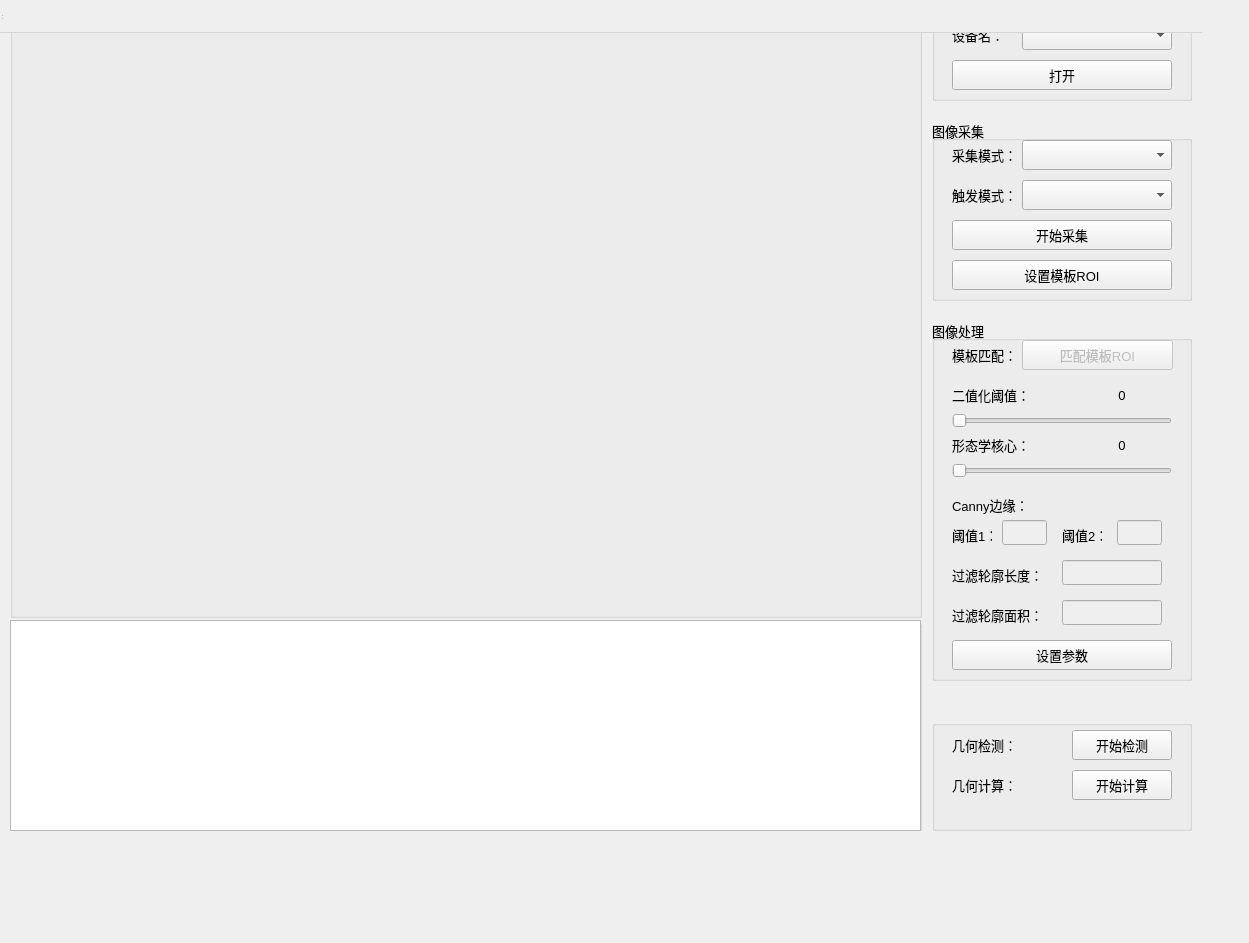
<?xml version="1.0" encoding="UTF-8"?>
<ui version="4.0">
 <class>IndustryCheck</class>
 <widget class="QWidget" name="IndustryCheck">
  <property name="geometry">
   <rect>
    <x>0</x>
    <y>0</y>
    <width>1249</width>
    <height>943</height>
   </rect>
  </property>
  <property name="font">
   <font>
    <pointsize>10</pointsize>
   </font>
  </property>
  <property name="windowTitle">
   <string>IndustryCheck</string>
  </property>
  <widget class="QWidget" name="centralwidget" native="true">
   <property name="geometry">
    <rect>
     <x>0</x>
     <y>0</y>
     <width>1241</width>
     <height>941</height>
    </rect>
   </property>
   <widget class="QGroupBox" name="groupBox_0">
    <property name="geometry">
     <rect>
      <x>932</x>
      <y>10</y>
      <width>260</width>
      <height>91</height>
     </rect>
    </property>
    <property name="title">
     <string/>
    </property>
    <widget class="QPushButton" name="connectDeviceBtn">
     <property name="geometry">
      <rect>
       <x>20</x>
       <y>50</y>
       <width>220</width>
       <height>30</height>
      </rect>
     </property>
     <property name="font">
      <font>
       <pointsize>10</pointsize>
      </font>
     </property>
     <property name="text">
      <string>打开</string>
     </property>
    </widget>
    <widget class="QLabel" name="deviceNameLabel">
     <property name="geometry">
      <rect>
       <x>20</x>
       <y>10</y>
       <width>80</width>
       <height>30</height>
      </rect>
     </property>
     <property name="font">
      <font>
       <pointsize>10</pointsize>
      </font>
     </property>
     <property name="text">
      <string>设备名：</string>
     </property>
    </widget>
    <widget class="QComboBox" name="deviceComboBox">
     <property name="geometry">
      <rect>
       <x>90</x>
       <y>10</y>
       <width>150</width>
       <height>30</height>
      </rect>
     </property>
    </widget>
   </widget>
   <widget class="QGroupBox" name="groupBox_1">
    <property name="geometry">
     <rect>
      <x>10</x>
      <y>10</y>
      <width>912</width>
      <height>608</height>
     </rect>
    </property>
    <property name="title">
     <string/>
    </property>
    <widget class="QLabel" name="label">
     <property name="geometry">
      <rect>
       <x>0</x>
       <y>0</y>
       <width>912</width>
       <height>608</height>
      </rect>
     </property>
     <property name="text">
      <string/>
     </property>
    </widget>
   </widget>
   <widget class="QGroupBox" name="groupBox_2">
    <property name="geometry">
     <rect>
      <x>10</x>
      <y>620</y>
      <width>912</width>
      <height>211</height>
     </rect>
    </property>
    <property name="title">
     <string/>
    </property>
    <widget class="QTextBrowser" name="textBrowser">
     <property name="geometry">
      <rect>
       <x>0</x>
       <y>0</y>
       <width>911</width>
       <height>211</height>
      </rect>
     </property>
    </widget>
   </widget>
   <widget class="QGroupBox" name="groupBox_3">
    <property name="geometry">
     <rect>
      <x>932</x>
      <y>120</y>
      <width>260</width>
      <height>181</height>
     </rect>
    </property>
    <property name="font">
     <font>
      <pointsize>10</pointsize>
     </font>
    </property>
    <property name="title">
     <string>图像采集</string>
    </property>
    <widget class="QLabel" name="captureModelabel">
     <property name="geometry">
      <rect>
       <x>20</x>
       <y>20</y>
       <width>80</width>
       <height>30</height>
      </rect>
     </property>
     <property name="text">
      <string>采集模式：</string>
     </property>
    </widget>
    <widget class="QComboBox" name="captureModecomboBox">
     <property name="geometry">
      <rect>
       <x>90</x>
       <y>20</y>
       <width>150</width>
       <height>30</height>
      </rect>
     </property>
    </widget>
    <widget class="QLabel" name="triggerModelabel">
     <property name="geometry">
      <rect>
       <x>20</x>
       <y>60</y>
       <width>80</width>
       <height>30</height>
      </rect>
     </property>
     <property name="text">
      <string>触发模式：</string>
     </property>
    </widget>
    <widget class="QComboBox" name="triggerModecomboBox">
     <property name="geometry">
      <rect>
       <x>90</x>
       <y>60</y>
       <width>150</width>
       <height>30</height>
      </rect>
     </property>
    </widget>
    <widget class="QPushButton" name="captureStateBtn">
     <property name="geometry">
      <rect>
       <x>20</x>
       <y>100</y>
       <width>220</width>
       <height>30</height>
      </rect>
     </property>
     <property name="font">
      <font>
       <pointsize>10</pointsize>
      </font>
     </property>
     <property name="text">
      <string>开始采集</string>
     </property>
    </widget>
    <widget class="QPushButton" name="settempRoiBtn">
     <property name="geometry">
      <rect>
       <x>20</x>
       <y>140</y>
       <width>220</width>
       <height>30</height>
      </rect>
     </property>
     <property name="font">
      <font>
       <pointsize>10</pointsize>
      </font>
     </property>
     <property name="text">
      <string>设置模板ROI</string>
     </property>
    </widget>
   </widget>
   <widget class="QGroupBox" name="groupBox_4">
    <property name="geometry">
     <rect>
      <x>932</x>
      <y>320</y>
      <width>260</width>
      <height>361</height>
     </rect>
    </property>
    <property name="title">
     <string>图像处理</string>
    </property>
    <widget class="QLabel" name="binarizationThreshold">
     <property name="geometry">
      <rect>
       <x>20</x>
       <y>60</y>
       <width>80</width>
       <height>30</height>
      </rect>
     </property>
     <property name="text">
      <string>二值化阈值：</string>
     </property>
    </widget>
    <widget class="QSlider" name="binarizationSlider">
     <property name="enabled">
      <bool>false</bool>
     </property>
     <property name="geometry">
      <rect>
       <x>20</x>
       <y>90</y>
       <width>220</width>
       <height>22</height>
      </rect>
     </property>
     <property name="maximum">
      <number>255</number>
     </property>
     <property name="orientation">
      <enum>Qt::Orientation::Horizontal</enum>
     </property>
    </widget>
    <widget class="QLabel" name="binarizationthresholdNum">
     <property name="geometry">
      <rect>
       <x>140</x>
       <y>60</y>
       <width>100</width>
       <height>30</height>
      </rect>
     </property>
     <property name="text">
      <string>0</string>
     </property>
     <property name="alignment">
      <set>Qt::AlignmentFlag::AlignCenter</set>
     </property>
    </widget>
    <widget class="QLabel" name="morphkernal">
     <property name="geometry">
      <rect>
       <x>20</x>
       <y>110</y>
       <width>80</width>
       <height>30</height>
      </rect>
     </property>
     <property name="text">
      <string>形态学核心：</string>
     </property>
    </widget>
    <widget class="QLabel" name="morphkernalNum">
     <property name="geometry">
      <rect>
       <x>140</x>
       <y>110</y>
       <width>100</width>
       <height>30</height>
      </rect>
     </property>
     <property name="text">
      <string>0</string>
     </property>
     <property name="alignment">
      <set>Qt::AlignmentFlag::AlignCenter</set>
     </property>
    </widget>
    <widget class="QSlider" name="morphkernalSlider">
     <property name="enabled">
      <bool>false</bool>
     </property>
     <property name="geometry">
      <rect>
       <x>20</x>
       <y>140</y>
       <width>220</width>
       <height>22</height>
      </rect>
     </property>
     <property name="maximum">
      <number>30</number>
     </property>
     <property name="orientation">
      <enum>Qt::Orientation::Horizontal</enum>
     </property>
    </widget>
    <widget class="QLabel" name="canny">
     <property name="geometry">
      <rect>
       <x>20</x>
       <y>170</y>
       <width>80</width>
       <height>30</height>
      </rect>
     </property>
     <property name="text">
      <string>Canny边缘：</string>
     </property>
    </widget>
    <widget class="QLineEdit" name="cannyEditNum1">
     <property name="enabled">
      <bool>false</bool>
     </property>
     <property name="geometry">
      <rect>
       <x>70</x>
       <y>200</y>
       <width>45</width>
       <height>25</height>
      </rect>
     </property>
     <property name="alignment">
      <set>Qt::AlignmentFlag::AlignCenter</set>
     </property>
    </widget>
    <widget class="QLabel" name="cannyNum1">
     <property name="geometry">
      <rect>
       <x>20</x>
       <y>200</y>
       <width>40</width>
       <height>30</height>
      </rect>
     </property>
     <property name="text">
      <string>阈值1：</string>
     </property>
    </widget>
    <widget class="QLabel" name="cannyNum2">
     <property name="geometry">
      <rect>
       <x>130</x>
       <y>200</y>
       <width>40</width>
       <height>30</height>
      </rect>
     </property>
     <property name="text">
      <string>阈值2：</string>
     </property>
    </widget>
    <widget class="QLineEdit" name="cannyEditNum2">
     <property name="enabled">
      <bool>false</bool>
     </property>
     <property name="geometry">
      <rect>
       <x>185</x>
       <y>200</y>
       <width>45</width>
       <height>25</height>
      </rect>
     </property>
     <property name="alignment">
      <set>Qt::AlignmentFlag::AlignCenter</set>
     </property>
    </widget>
    <widget class="QLabel" name="contoursArea">
     <property name="geometry">
      <rect>
       <x>20</x>
       <y>280</y>
       <width>91</width>
       <height>30</height>
      </rect>
     </property>
     <property name="text">
      <string>过滤轮廓面积：</string>
     </property>
    </widget>
    <widget class="QLineEdit" name="contoursAreaEdit">
     <property name="enabled">
      <bool>false</bool>
     </property>
     <property name="geometry">
      <rect>
       <x>130</x>
       <y>280</y>
       <width>100</width>
       <height>25</height>
      </rect>
     </property>
     <property name="alignment">
      <set>Qt::AlignmentFlag::AlignCenter</set>
     </property>
    </widget>
    <widget class="QPushButton" name="saveParameterBtn">
     <property name="geometry">
      <rect>
       <x>20</x>
       <y>320</y>
       <width>220</width>
       <height>30</height>
      </rect>
     </property>
     <property name="font">
      <font>
       <pointsize>10</pointsize>
      </font>
     </property>
     <property name="text">
      <string>设置参数</string>
     </property>
    </widget>
    <widget class="QLabel" name="contoursLength">
     <property name="geometry">
      <rect>
       <x>20</x>
       <y>240</y>
       <width>91</width>
       <height>30</height>
      </rect>
     </property>
     <property name="text">
      <string>过滤轮廓长度：</string>
     </property>
    </widget>
    <widget class="QLineEdit" name="contoursLengthEdit">
     <property name="enabled">
      <bool>false</bool>
     </property>
     <property name="geometry">
      <rect>
       <x>130</x>
       <y>240</y>
       <width>100</width>
       <height>25</height>
      </rect>
     </property>
     <property name="alignment">
      <set>Qt::AlignmentFlag::AlignCenter</set>
     </property>
    </widget>
    <widget class="QLabel" name="tempMatch">
     <property name="geometry">
      <rect>
       <x>20</x>
       <y>20</y>
       <width>80</width>
       <height>30</height>
      </rect>
     </property>
     <property name="text">
      <string>模板匹配：</string>
     </property>
    </widget>
    <widget class="QPushButton" name="tempMatchRoi">
     <property name="enabled">
      <bool>false</bool>
     </property>
     <property name="geometry">
      <rect>
       <x>90</x>
       <y>20</y>
       <width>151</width>
       <height>30</height>
      </rect>
     </property>
     <property name="font">
      <font>
       <pointsize>10</pointsize>
      </font>
     </property>
     <property name="text">
      <string>匹配模板ROI</string>
     </property>
    </widget>
   </widget>
   <widget class="QGroupBox" name="groupBox_5">
    <property name="geometry">
     <rect>
      <x>932</x>
      <y>720</y>
      <width>260</width>
      <height>111</height>
     </rect>
    </property>
    <property name="title">
     <string/>
    </property>
    <widget class="QLabel" name="geometricDetection">
     <property name="geometry">
      <rect>
       <x>20</x>
       <y>10</y>
       <width>80</width>
       <height>30</height>
      </rect>
     </property>
     <property name="text">
      <string>几何检测：</string>
     </property>
    </widget>
    <widget class="QPushButton" name="detectionBtn">
     <property name="geometry">
      <rect>
       <x>140</x>
       <y>10</y>
       <width>100</width>
       <height>30</height>
      </rect>
     </property>
     <property name="text">
      <string>开始检测</string>
     </property>
    </widget>
    <widget class="QLabel" name="geometricCalculation">
     <property name="geometry">
      <rect>
       <x>20</x>
       <y>50</y>
       <width>80</width>
       <height>30</height>
      </rect>
     </property>
     <property name="text">
      <string>几何计算：</string>
     </property>
    </widget>
    <widget class="QPushButton" name="calculationBtn">
     <property name="geometry">
      <rect>
       <x>140</x>
       <y>50</y>
       <width>100</width>
       <height>30</height>
      </rect>
     </property>
     <property name="text">
      <string>开始计算</string>
     </property>
    </widget>
   </widget>
  </widget>
  <widget class="QMenuBar" name="menubar">
   <property name="geometry">
    <rect>
     <x>0</x>
     <y>0</y>
     <width>1202</width>
     <height>33</height>
    </rect>
   </property>
  </widget>
  <widget class="QStatusBar" name="statusbar">
   <property name="geometry">
    <rect>
     <x>0</x>
     <y>0</y>
     <width>3</width>
     <height>21</height>
    </rect>
   </property>
  </widget>
 </widget>
 <resources/>
 <connections/>
</ui>
